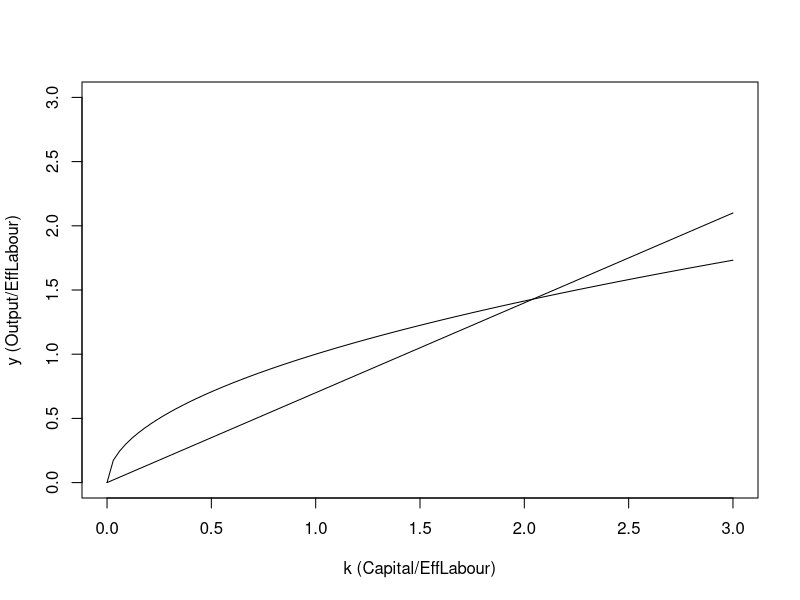

Here is the R script that generated this plot:
## ---- chunk 1
knitr::opts_chunk$set(echo = TRUE)
## ---- chunk 2
graphsize = c(0,3)
curve(x^0.5, xlab = "k (Capital/EffLabour)", ylab = "y (Output/EffLabour)", xlim = graphsize, ylim= graphsize)
par(new = TRUE)
curve(0.7*x, axes = FALSE, xlab = "", ylab = "", xlim = graphsize, ylim = graphsize)
